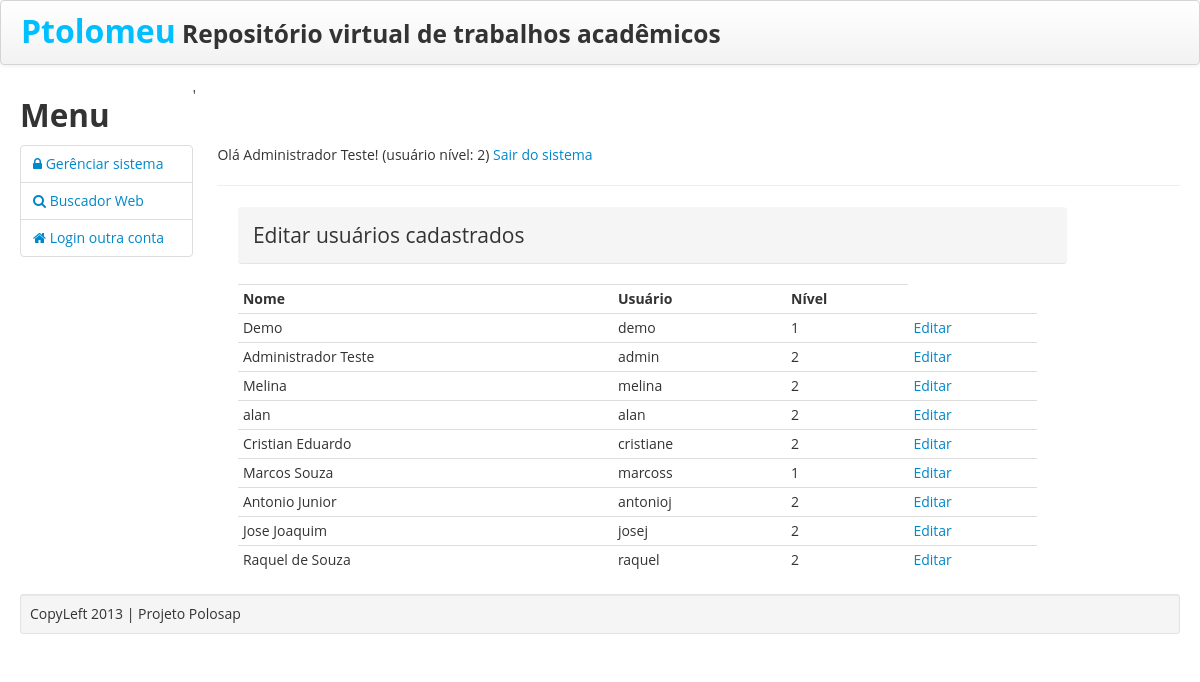
The app's page /usuarioEditarListar.php (signed in) with its own data.
### tables this page shows
CREATE TABLE IF NOT EXISTS `usuarios` (
  `id` int(10) unsigned NOT NULL AUTO_INCREMENT,
  `nome` varchar(50) NOT NULL,
  `usuario` varchar(25) NOT NULL,
  `senha` varchar(40) NOT NULL,
  `email` varchar(100) NOT NULL,
  `nivel` int(1) unsigned NOT NULL DEFAULT '1' COMMENT 'Normal (1) e Administrador (2)',
  `ativo` int(1) NOT NULL DEFAULT '1',
  `data` date NOT NULL,
  `hora` time NOT NULL,
  PRIMARY KEY (`id`),
  UNIQUE KEY `usuario` (`usuario`),
  KEY `niveis` (`nivel`)
);

### usuarioEditarListar.php (the view, shortened to what this page needs)
<?php
include 'html.class.php';
?>
<!DOCTYPE html>
<html>
    <head>
    </head>
    <body>
        <div class="container-fluid">
            <div class="row-fluid">
                <br>
                <br>
                <br>
                <div class="span10">
                    <div class="span10">
                        <legend class="breadcrumb">Editar usuários cadastrados</legend>
                        <?php
                        $sql = "SELECT * FROM usuarios";
                        $result = mysql_query($sql);
                        ?>
                        <table class='table table-condensed'>
                            <tr>
                                <td align="center"><strong>Nome</strong></td>
                                <td align="center"><strong>Usuário</strong></td>
                                <td align="center"><strong>Nível</strong></td>
                            </tr>
                            <?php
                            while ($rows = mysql_fetch_array($result)) {
                                ?>
                                <tr>
                                    <td><?php echo $rows['nome']; ?></td>
                                    <td><?php echo $rows['usuario']; ?></td>
                                    <td><?php echo $rows['nivel']; ?></td>
                                    <td align="center"><a href="usuarioEditarUpdate.php?id=<?php echo $rows['id']; ?>">Editar</a></td>
                                </tr>
                                <?php
                            }
                            ?>
                        </table>
                    </div>
                    <br>
                </div>
            </div>
        </div>
</body>
</html>

### css/style.css (style rules this page uses)
body { font-family: 'Open Sans', sans-serif; -webkit-font-smoothing: antialiased; }

### records on screen
usuarios: nome "Demo", usuario "demo", nivel "1"
usuarios: nome "Administrador Teste", usuario "admin", nivel "2"
usuarios: nome "Melina", usuario "melina", nivel "2"
usuarios: nome "alan", usuario "alan", nivel "2"
usuarios: nome "Cristian Eduardo", usuario "cristiane", nivel "2"
usuarios: nome "Marcos Souza", usuario "marcoss", nivel "1"
usuarios: nome "Antonio Junior", usuario "antonioj", nivel "2"
usuarios: nome "Jose Joaquim", usuario "josej", nivel "2"
usuarios: nome "Raquel de Souza", usuario "raquel", nivel "2"

### other values on screen
$_SESSION['UsuarioNome'] "Administrador Teste"
$_SESSION['UsuarioNivel'] "2"
